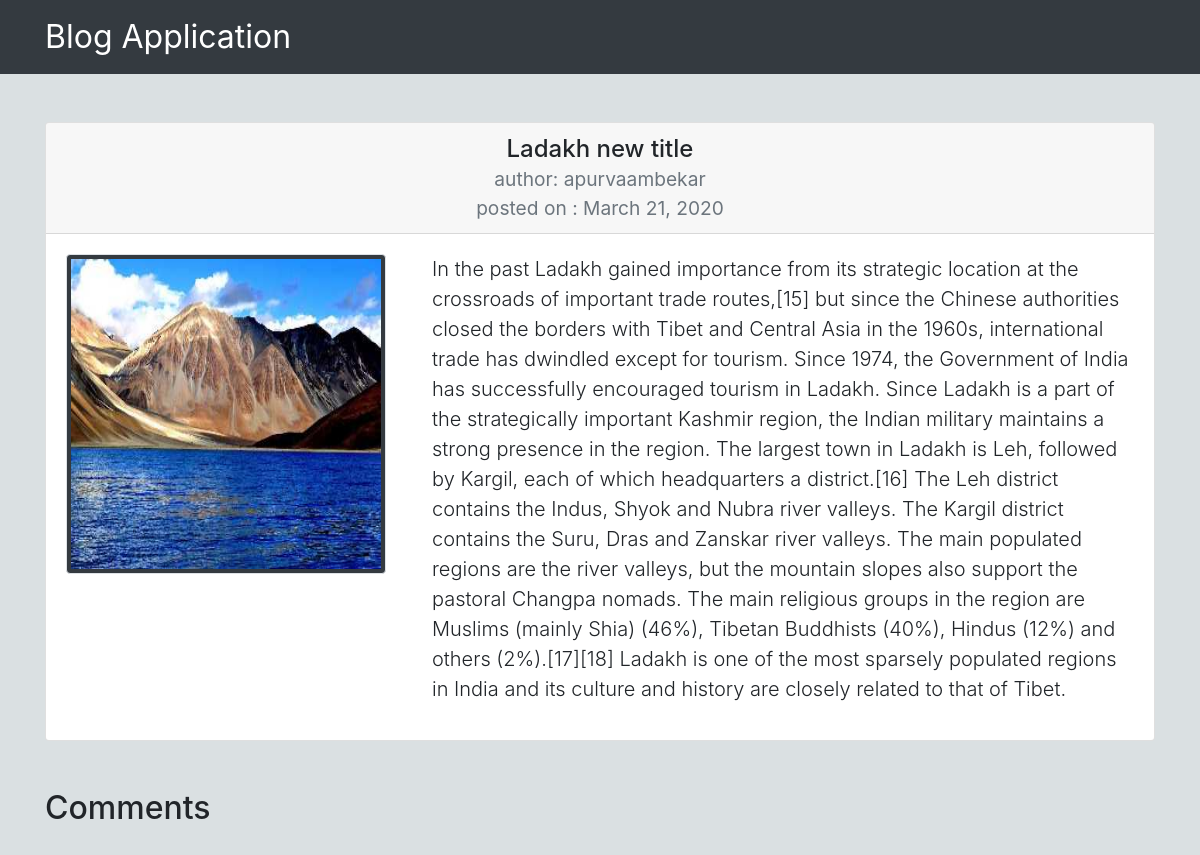
Screenshot of /detail/12/ with the database file from the repository.
### blog/models.py (models this page shows, shortened)
class Post(models.Model):
    user = models.ForeignKey(User, on_delete=models.CASCADE)
    title = models.CharField(max_length = 50)
    description = models.TextField()
    image = models.ImageField(blank=True, upload_to='pics')
    date_posted = models.DateTimeField(auto_now_add = True)
    is_public = models.BooleanField(default = True)

### blog/views.py (the view)
# urls.py: path('detail/<int:id>/',blog_view.show_details, name='detail'),
def show_details(request,id):
    post = Post.objects.get(pk=id)
    if request.method == 'POST':
        form = CommentForm(request.POST)
        if(form.is_valid()):
            cd = form.cleaned_data
            comment = cd['comment']
            obj = Comments(post = post, commented_by = request.user, comment = comment)
            obj.save()
    else:
        form = CommentForm()
    return render(request,"detail.html",{'post': post, 'form': form})

### BlogApplication/templates/detail.html (shortened to what this page needs)
{% extends "base.html" %}
{% block content %}
    <div class="card my-5">
        <h4 class="card-header text-center">
            {{ post.title }}
            <br>
            <small class="text-muted">author: {{ post.user.username }}</small>
            <br>
            <small class="text-muted">posted on : {{ post.date_posted | date }}</small>
        </h4>
        <div class="card-body">
            <div class="row">
                <div class="col-md-4 col-12">
                    {% if post.image %}
                        <img src="{{ post.image.url }}"
                        style="height: 20rem; width: 20rem;"
                        alt="" class="img-fluid img-thumbnail bg-dark">
                    {% endif %}
                </div>
                <div class="col-md-8 col-12">
                    <p class="lead">{{ post.description }}</p>
                </div>
            </div>
        </div>
    </div>
    <div class="my-5">
        <h2>Comments</h2>
    </div>
{% endblock content %}

### BlogApplication/templates/base.html (style rules this page uses)
body { background: #DAE0E2; }

### rows the page displays
Post: title "Ladakh new title", user.username "apurvaambekar", date_posted "March 21, 2020", image (picture), description "In the past Ladakh gained importance from its strategic location at the crossroads of important trade routes,[15] but since the Chinese authorities closed the borders with Tibet and Central Asia in the 1960s, international trade has dwindled except for tourism. Since 1974, the Government of India has successfully encouraged tourism in Ladakh. Since Ladakh is a part of the strategically important Kashmir region, the Indian military maintains a strong presence in the region. The largest town in Ladakh is Leh, followed by Kargil, each of which headquarters a district.[16] The Leh district contains the Indus, Shyok and Nubra river valleys. The Kargil district contains the Suru, Dras and Zanskar…"
